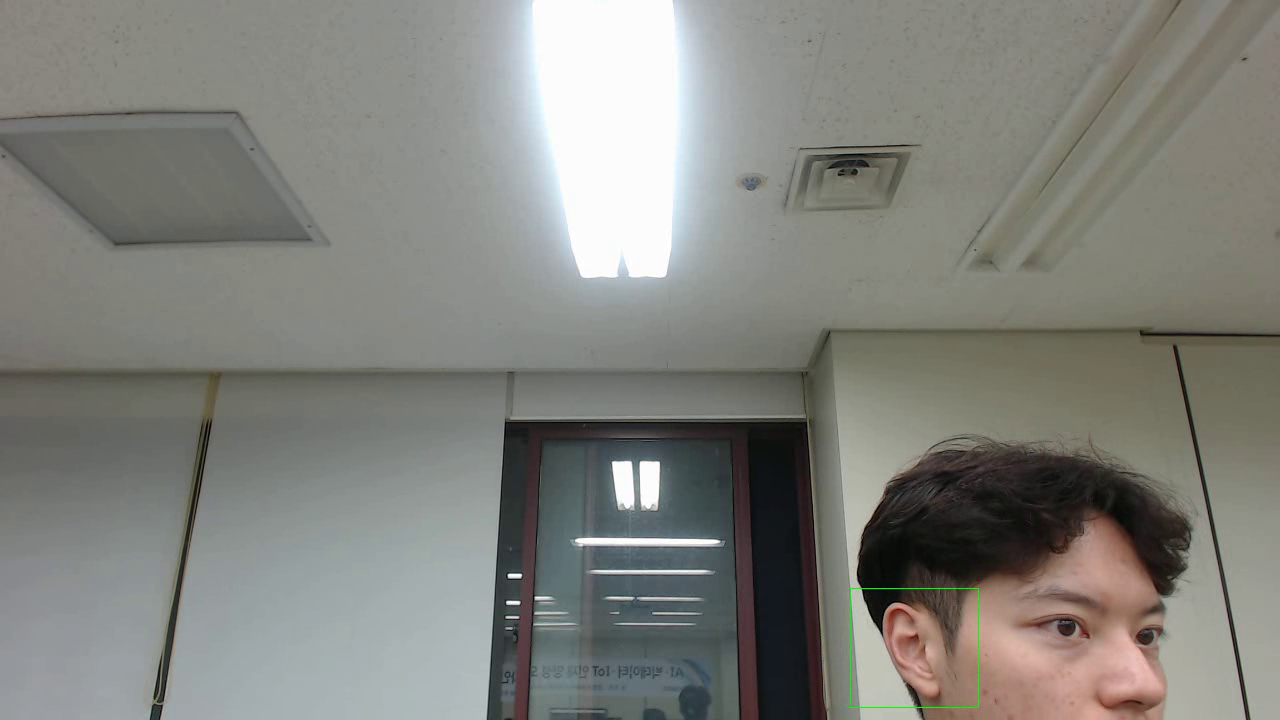
#> input picture frame 10 of face_ear/leftear_detector/sprite_with_face_detect.avi, 1280 x 720 px, given in place of the camera
$ python testavi.py
#> lines starting #> are read from the running program, lines starting #| are printed output that depends on the picture
#!/opt/local/bin/python
# -*- coding: utf-8 -*-
import cv2
import numpy as np
#재생할 파일
#VIDEO_FILE_PATH = '0'
left_ear_cascade = cv2.CascadeClassifier('./haarcascades/haarcascade_mcs_leftear.xml')
right_ear_cascade = cv2.CascadeClassifier('./haarcascades/haarcascade_mcs_rightear.xml')
# 동영상 파일 열기
cap = cv2.VideoCapture(0)
print(type(cap))
if left_ear_cascade.empty():
  raise IOError('Unable to load the left ear cascade classifier xml file')

if right_ear_cascade.empty():
  raise IOError('Unable to load the right ear cascade classifier xml file')
print (cap)

#print (cv2.CAP_PROP_FRAME_WIDTH)
#print (cv2.CAP_PROP_FRAME_HEIGHT)
cap.set(cv2.CAP_PROP_FRAME_WIDTH,1280)
cap.set(cv2.CAP_PROP_FRAME_HEIGHT,720)
#잘 열렸는지 확인
if cap.isOpened() == False:
    print ('Can not open the video ')
    exit()

titles = ['orig']
#윈도우 생성 및 사이즈 변경
for t in titles:
    cv2.namedWindow(t)

#재생할 파일의 넓이 얻기
width = cap.get(cv2.CAP_PROP_FRAME_WIDTH)
#재생할 파일의 높이 얻기
height = cap.get(cv2.CAP_PROP_FRAME_HEIGHT)
#재생할 파일의 프레임 레이트 얻기
fps = cap.get(cv2.CAP_PROP_FPS)

print('width {0}, height {1}, fps {2}'.format(width, height, fps))

#XVID가 제일 낫다고 함.
#linux 계열 DIVX, XVID, MJPG, X264, WMV1, WMV2.
#windows 계열 DIVX
#저장할 비디오 코덱
fourcc = cv2.VideoWriter_fourcc(*'DIVX')
#저장할 파일 이름
filename = 'sprite_with_face_detect.avi'

#파일 stream 생성
out = cv2.VideoWriter(filename, fourcc, fps, (int(width), int(height)))
#filename : 파일 이름
#fourcc : 코덱
#fps : 초당 프레임 수
#width : 넓이
#height : 높이

#얼굴 인식용
face_cascade = cv2.CascadeClassifier()
face_cascade.load('./haarcascades/haarcascade_frontalface_default.xml')

#left,right ear cropped image numbering
l_ear_num = 0
r_ear_num = 0

while(True):
    #파일로 부터 이미지 얻기
    ret, frame = cap.read()
#> frame is the input picture: shape (720, 1280, 3); mean B, G, R 124.5, 129.9, 129.7
    #더 이상 이미지가 없으면 종료
    #재생 다 됨
    if frame is None:
        break;

    #얼굴인식 영상 처리
    grayframe = cv2.cvtColor(frame, cv2.COLOR_BGR2GRAY)
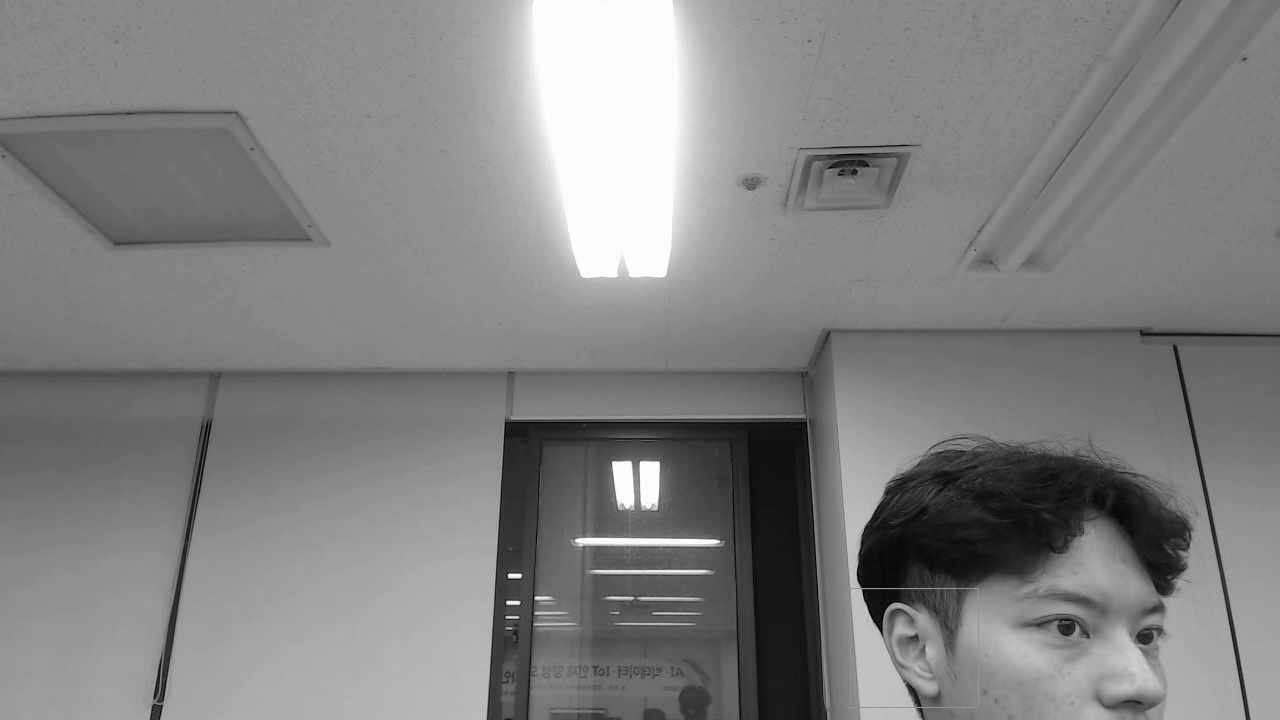
#> grayframe: shape (720, 1280); min 0, max 255, mean 129.2
    blur =  cv2.GaussianBlur(grayframe,(5,5), 0)
    faces = face_cascade.detectMultiScale(blur, 1.8, 2, 0, (50, 50))
#> faces = ()
    left_ear = left_ear_cascade.detectMultiScale(grayframe, 1.3, 5)
#> left_ear = ()
    right_ear = right_ear_cascade.detectMultiScale(grayframe, 1.3, 5)
#> right_ear = ()

    for (x, y, w, h) in left_ear:
        l_ear_path="./leftear/%04d.jpg"%l_ear_num
        cv2.rectangle(frame, (x-10, y-7), (x + w+13, y + h+7), (0, 255, 0), 1)
        crop_left_ear = frame[y-5:y+h+5, x-5:x + w+11]
        cv2.imwrite(l_ear_path, crop_left_ear)
        l_ear_num+=1
#> this loop made 0 passes
#> after the loop, l_ear_num = 0

    for (x, y, w, h) in right_ear:
        r_ear_path="./rightear/%04d.jpg"%r_ear_num
        cv2.rectangle(frame, (x-10, y-7), (x + w+13, y + h+7), (255, 0, 0), 1)
        crop_right_ear = frame[y-5:y + h+5, x-5:x + w+11]
        cv2.imwrite(r_ear_path, crop_right_ear)
        r_ear_num += 1
#> after the loop, r_ear_num = 0
    #원본 이미지에 얼굴 인식된 부분 표시
    for (x,y,w,h) in faces:
        cx = int(x+(w/2))
        cy = int(y+(h/2))
        cr = int(w/2)
        cv2.circle(frame,(cx,cy),cr,(0,255,0),3)

    # 얼굴 인식된 이미지 화면 표시
    cv2.imshow(titles[0],frame)

    # 인식된 이미지 파일로 저장
    out.write(frame)

    #1ms 동안 키입력 대기
    if cv2.waitKey(1) & 0xFF == ord('q'):
#> (key q is pressed here)
        break

#재생 파일 종료
cap.release()
#저장 파일 종료
out.release()
#윈도우 종료
cv2.destroyAllWindows()

$ run again, starting later in the video
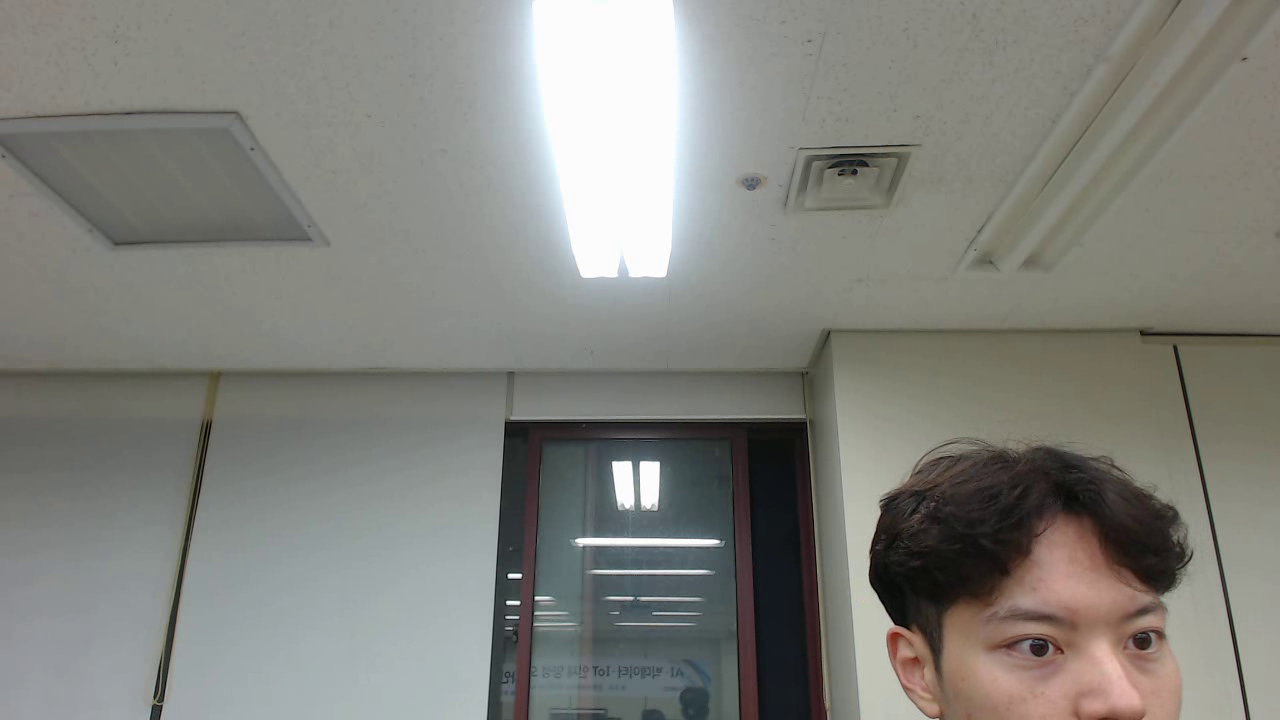
#> input picture frame 45 of face_ear/leftear_detector/sprite_with_face_detect.avi, 1280 x 720 px, given in place of the camera
#> frame is the input picture: shape (720, 1280, 3); mean B, G, R 124.4, 129.8, 129.8
#> `grayframe = cv2.cvtColor(frame, cv2.COLOR_BGR2GRAY)`:
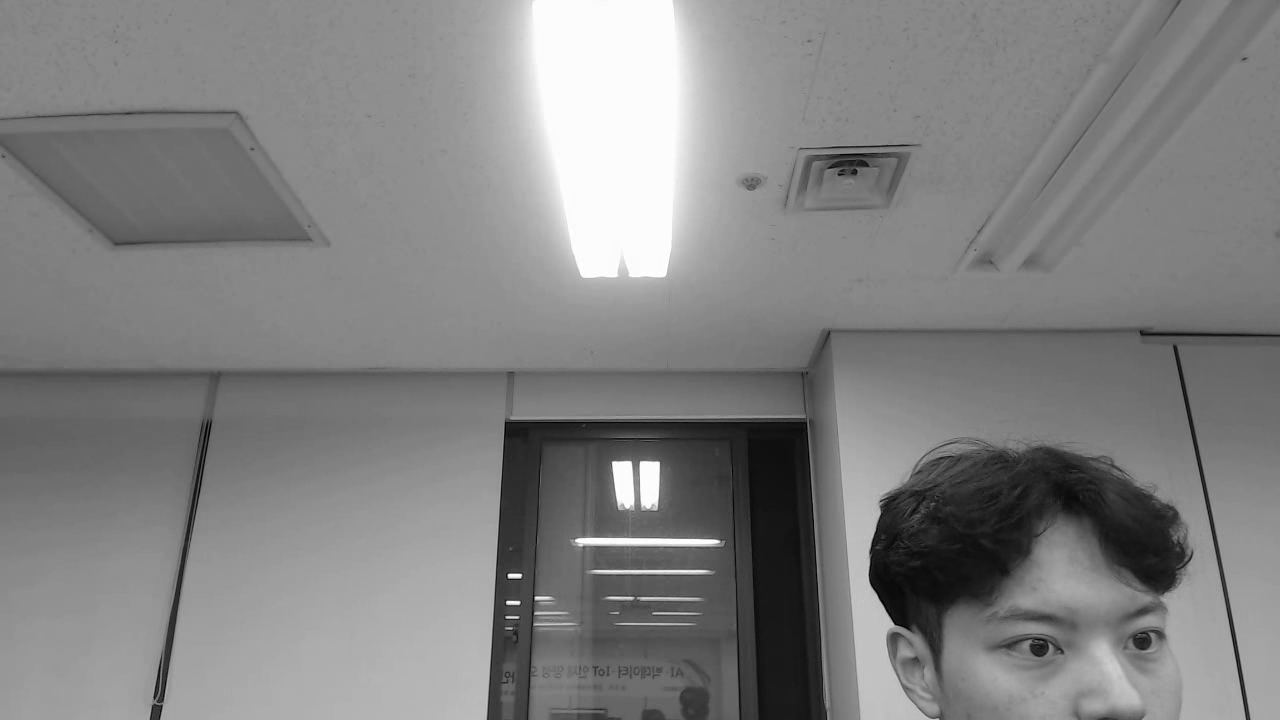
#> grayframe: shape (720, 1280); min 0, max 255, mean 129.2
#> faces = ()
#> after the loop `for (x, y, w, h) in left_ear:`: l_ear_num = 0

$ run again, starting later in the video
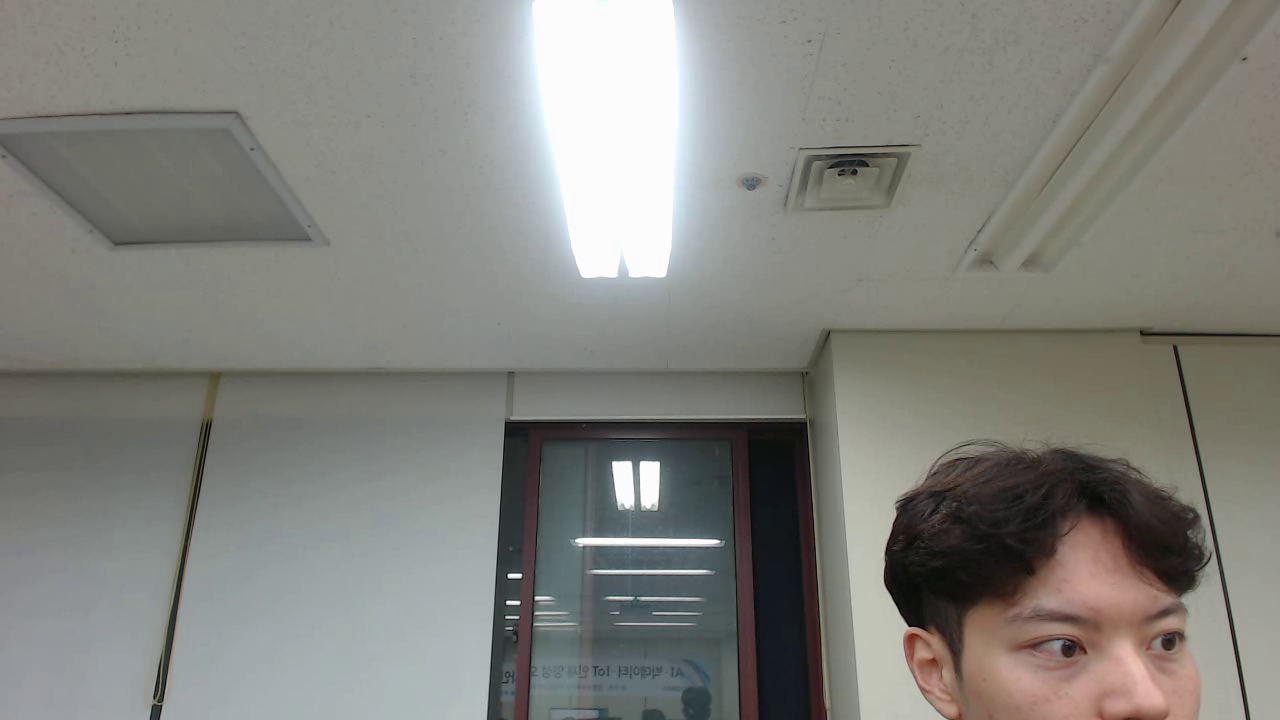
#> input picture frame 80 of face_ear/leftear_detector/sprite_with_face_detect.avi, 1280 x 720 px, given in place of the camera
#> frame is the input picture: shape (720, 1280, 3); mean B, G, R 124.6, 130, 130
#> `grayframe = cv2.cvtColor(frame, cv2.COLOR_BGR2GRAY)`:
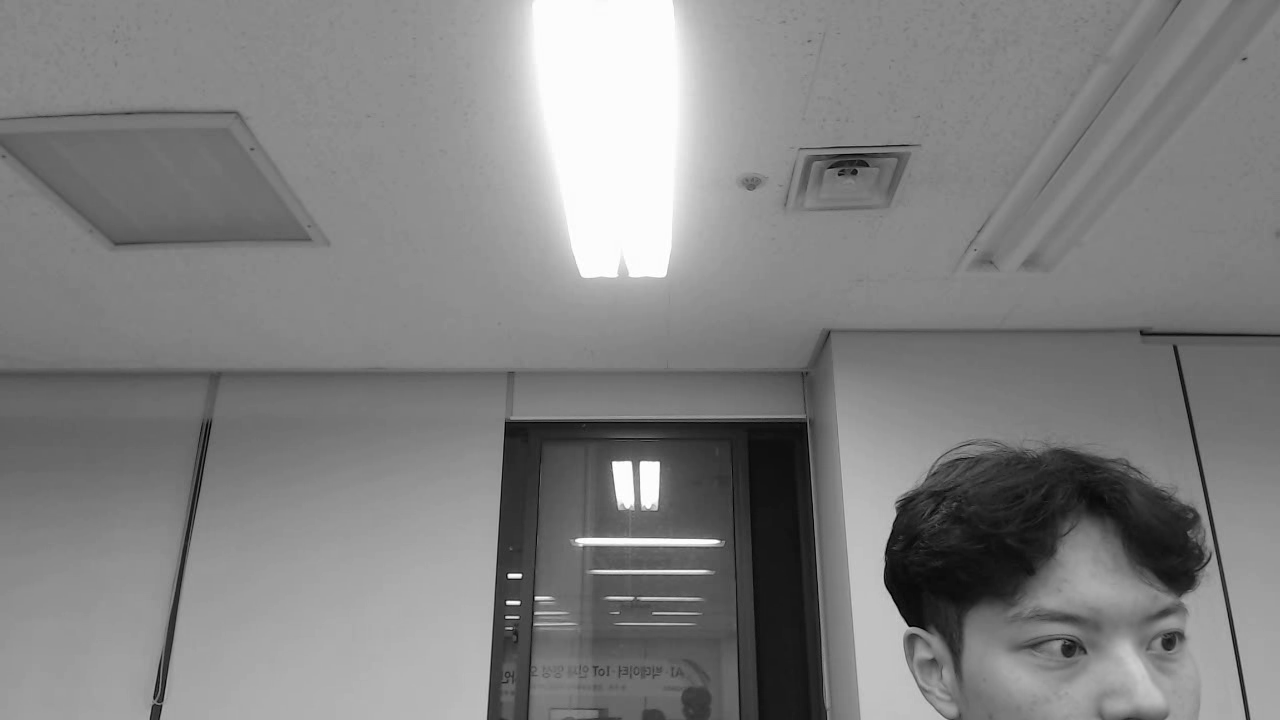
#> grayframe: shape (720, 1280); min 0, max 255, mean 129.3
#> faces = ()
#> after the loop `for (x, y, w, h) in left_ear:`: l_ear_num = 0
